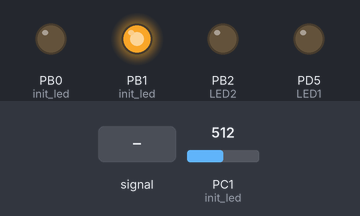
Bench run of a program on a simulated ATmega8, built with avr-gcc and emulated at 8 MHz (the files do not name the chip). Shown: output pins drawn as LEDs (lit = HIGH). Inputs (shaded band) come from the test bench; at power-on: PC1 (init_led) = 512.

Above: at 0.1 s.
At 1.2 s:
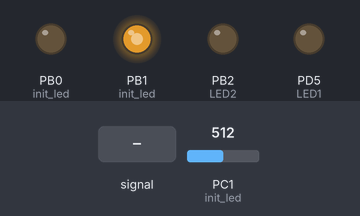
1.3 s: PC1 (init_led) fed a 2 Hz sine of ±306 counts around its level
Timing chart, 0 to 4.3 s (numbered marks = the images above; inputs shaded):
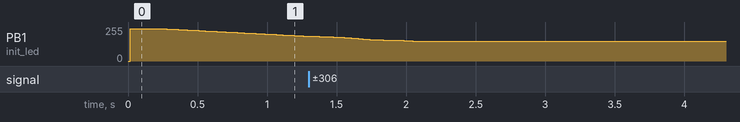

The program:

main.c
```c
#include <avr/io.h>
#include <stdbool.h>
#include <avr/interrupt.h>
#include <string.h>

#define F_CPU 8000000UL
#define PWM_FREQ 2000
#define BAUD 9600L
#define UBRRL_value (F_CPU/(BAUD*16))-1

#define LED1_on()	PORTD |= (1 << 5)
#define LED1_off()	PORTD &=~ (1 << 5)
#define LED2_on()	PORTB |= (1 << 2)
#define LED2_off()	PORTB &=~ (1 << 2)
#define DEVICE_ADDRESS 0x01// àäðåñ óñòðîéñòâà


volatile uint8_t received_data[3];
volatile uint8_t received_index = 0;
volatile uint8_t led_on = 0;
volatile uint16_t ms_count = 0;//ñ÷åò÷èê äëÿ ñâåòîäèîäà
volatile uint16_t ms_count2 = 0;//ñ÷åò÷èê äëÿ ñâåòîäèîäà
volatile uint16_t voltage;//ïðèíèìàåìàÿ óñòàâêà
volatile int z = 0;
volatile int msg_rec;//ôëàã ïðèåìà ïîñûëêè
volatile uint16_t control_signal;
volatile uint16_t setpoint;

int32_t integral = 0; // Èíòåãðàëüíàÿ ñîñòàâëÿþùàÿ
int32_t integral_max = 1000000; // Ìàêñèìàëüíîå çíà÷åíèå èíòåãðàëüíîé ñîñòàâëÿþùåé
int32_t integral_min = -1000000; // Ìèíèìàëüíîå çíà÷åíèå èíòåãðàëüíîé ñîñòàâëÿþùåé

int16_t previous_error = 0; // Ïðåäûäóùàÿ îøèáêà äëÿ âû÷èñëåíèÿ ïðîèçâîäíîé

uint16_t dt = 1; // Èíòåðâàë âðåìåíè â ìèëëèñåêóíäàõ

float Kp = 0.07; // çíà÷åíèå ïðîïîðöèîíàëüíîãî êîýôôèöèåíòà
float Ki = 0.027; // Èíòåãðàëüíûé êîýôôèöèåíò
float Kd = 10; // Äèôôåðåíöèàëüíûé êîýôôèöèåíò

//message $01$03$E8$D5 - äëÿ 1000 ìÂ

uint8_t crc8(const uint8_t *data, uint8_t len){
	uint8_t crc = 0x00;
	while(len--){
		uint8_t extract = *data++;
		for(uint8_t tempI = 8; tempI; tempI--){
			uint8_t sum = (crc ^ extract) & 0x01;
			crc >>= 1;
			if(sum){
				crc ^= 0x8C;
			}
			extract >>= 1;
		}
	}
	return crc;
}

ISR(USART_RXC_vect){
	received_data[received_index] = UDR;
	received_index++;

	if(received_index == 4){

		if(received_data[0] == DEVICE_ADDRESS){

			if(crc8(received_data, 3) == received_data[3]){
				led_on = 1;
				msg_rec = 1;
				LED1_on();// èíäèêàòîð óñïåøíîãî ïðèåìà ïîñûëêè
				TCNT0 = 0;// ñáðîñ òàéìåðà
				voltage = (received_data[1] << 8) | received_data[2];// äåêîäèðîâàíèå ïðèíèìàåìîé óñòàâêè èç ïîñûëêè
			}
		}
		memset(received_data, 0, sizeof(received_data));//çàíóëåíèå ìàññèâà
		received_index = 0;//ñáðîñ èíäåêñà ïðèíèìàåìîãî áàéòà ïîñûëêè
	}
}

void init_USART(){
	UBRRL = UBRRL_value;
	UBRRH = UBRRL_value >> 8;
	UCSRB |= (1 << TXEN)|(1 << RXEN);
	UCSRC |= (1 << URSEL)|(1 << UCSZ0)|(1 << UCSZ1);
	UCSRB |= (1 << RXCIE);
	sei();
}

void timer0_init() {
	TCCR0 = 0b00000101;
	TCNT0 = 0;
	TIMSK |= (1 << TOIE0);
}


ISR(TIMER0_OVF_vect) {
	if (led_on) {
		z++;
		if(z == 10){
			led_on = 0;
			LED1_off();
			z = 0;
		}
	}
}

void init_timer2() {
	// Íàñòðîéêà òàéìåðà 2 äëÿ ãåíåðàöèè ïðåðûâàíèé êàæäûå 1 ìñ
	TCCR2 |= (1 << WGM21);
	OCR2 = 124; // Ñðàâíèâàåìîå çíà÷åíèå (äëÿ 1 ìñ ïðè òàêòîâîé ÷àñòîòå 8 ÌÃö è ïðåääåëèòåëå 64)
	TIMSK |= (1 << OCIE2); // Âêëþ÷åíèå ïðåðûâàíèÿ ïðè ñîâïàäåíèè ñ OCR2
	TCCR2 |= (1 << CS22); // Ïðåääåëèòåëü 64 (äëÿ 8 ÌÃö ýòî äàåò 1 ìñ)
}

ISR(TIMER2_COMP_vect) {
	ms_count++;
	ms_count2++;
}

void delay_ms(uint16_t ms) {
	ms_count = 0;
	while (ms_count < ms);
}

void init_adc() {

	ADCSRA |= (1 << ADEN);//ADC enable
	ADCSRA |= (1 << ADFR);//ADC free running
	ADCSRA |= (1 << ADPS2) | (1 << ADPS1) | (0 << ADPS0);//division factor

	//AVcc Voltage reference - 5V
	ADMUX |= (1 << REFS0);
	ADMUX  &=~ (1 << REFS1);

	ADMUX &=~ (1 << ADLAR);//right adjust of ADC register

	//ADC channel 1
	ADMUX |= (1 << MUX0);
	ADMUX &=~ (1 << MUX3) | (1 << MUX2) | (1 << MUX1);

	ADCSRA |= (1 << ADSC);//start conversion
}

uint16_t read_adc() {
	while(1){
		if(ADCSRA & (1 << 4)){
			ADCSRA |= (1 << 4);
		}
		return ADC;
	}
}

void init_led() {
	DDRB |= (1 << PB0);//PB0 output
	DDRB |= (1 << 1);//PWM output
	DDRB |= (1 << 2);//LED2
	DDRD |= (1 << PD5);//LED1
	DDRC &=~ (1 << 1);//ADC1 input

}

void init_pwm() {

	//Mode 8 - Phase and Frequency Correct PWM
	TCCR1A &=~ (1<<WGM10);
	TCCR1A &=~ (1<<WGM11);
	TCCR1B &=~ (1<<WGM12);
	TCCR1B |= (1<<WGM13);

	//PWM Frequency
	ICR1 = 65535;

	//prescaler 8
	TCCR1B &=~ (1<<CS11);
	TCCR1B |= (1<<CS10);
	TCCR1B &=~ (1<<CS12);

	//PWM OC1A non-invering mode
	TCCR1A |= (1<<COM1A1);
	TCCR1A &=~ (1<<COM1A0);

	//Low level signal PB1
	PORTB &=~ (1<<1);

}

void set_pwm() {
	OCR1A = control_signal; // Óñòàíîâêà çíà÷åíèÿ ØÈÌ
}

int main(void) {

	uint16_t current_value;
	int16_t error;
	int16_t derivative;

	init_adc();
	init_pwm();
	init_timer2();
	timer0_init();
	init_led();
	init_USART();

	sei();

	while (1) {
		if (ms_count2 >= dt) { // Ïðîâåðêà, ïðîøåë ëè èíòåðâàë âðåìåíè
			ms_count2 = 0; // Ñáðîñ ñ÷¸ò÷èêà ìèëëèñåêóíä
			setpoint = (float)1023 * voltage / (float)5000; // ïðèíèìàåìàÿ óñòàâêà
			current_value = read_adc();
			if(setpoint > current_value){
				error = setpoint - current_value;
				integral += error * dt;
				//ïðåäîòâðàùåíèå ïåðåïîëíåíèÿ
				if (integral > integral_max) {
					integral = integral_max;
				}
				else if (integral < integral_min) {
					integral = integral_min;
				}
				derivative = (error - previous_error) / dt;
				previous_error = error;
				control_signal = (Kp * error + Ki * integral + Kd * derivative);
			}
			else{
				error = current_value - setpoint;
				integral -= error * dt;
				//ïðåäîòâðàùåíèå ïåðåïîëíåíèÿ
				if (integral > integral_max) {
					integral = integral_max;
				}
				else if (integral < integral_min) {
					integral = integral_min;
				}
				derivative = (error - previous_error) / dt;
				previous_error = error;
				control_signal = (Kp * error + Ki * integral + Kd * derivative);
			}

			// Îãðàíè÷åíèå óïðàâëÿþùåãî ñèãíàëà â ïðåäåëàõ äîïóñòèìûõ çíà÷åíèé
			if (control_signal < 0)
			{
				control_signal = 0;
			}
			else if (control_signal > 62000) {
				control_signal = 62000;
			}

			set_pwm(control_signal); // Ïðèìåíåíèå óïðàâëÿþùåãî âîçäåéñòâèÿ

		// Ïðîâåðêà çíà÷åíèÿ ÀÖÏ è ìèãàíèå ñâåòîäèîäà
			uint16_t lower_bound = setpoint - (setpoint * 0.05);
			uint16_t upper_bound = setpoint + (setpoint * 0.05);
			if(msg_rec == 1){
				if (current_value >= lower_bound && current_value <= upper_bound) {
					if(ms_count >= 500){
						PORTB ^= (1 << 2);
						ms_count = 0;
					}
				}
				else {
					if(ms_count >= 100){
						PORTB ^= (1 << 2);
						ms_count = 0;
					}
				}
			}
		}
	}
	return 0;
}

//timer1 used for PWM
//timer0 and timer2 used to count ms for indication
```
